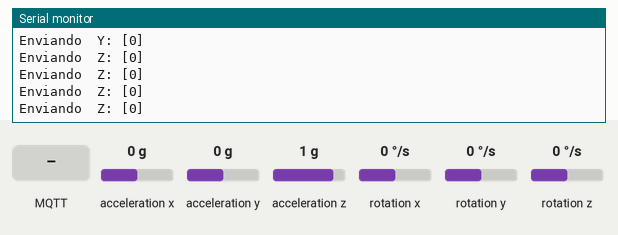
A program run on a simulated ESP32. Parts: the last lines printed to the serial monitor. Wiring (inferred from the names in the program): MPU-6050 motion sensor at I2C address 0x68. The test bench sets the inputs (shaded band); at power-on: acceleration x 0 g, acceleration y 0 g, rotation x 0 °/s, acceleration z 1 g, rotation y 0 °/s, rotation z 0 °/s. WiFi joins after 1.5 s; servers stay silent unless stated; random numbers use the default seed unless the program sets one; no MQTT or app messages arrive unless stated.

Above: at 2.7 s.
2.8 s: MQTT message "1" arrives on the first subscribed topic
At 2.94 s:
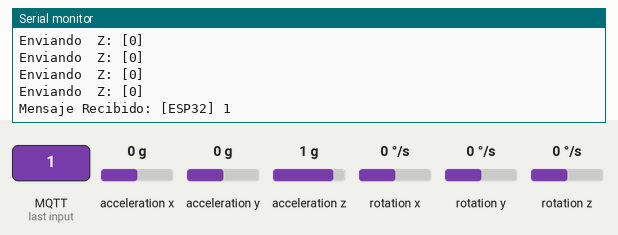
4.3 s: MQTT message "on" arrives on the first subscribed topic
5.8 s: MQTT message "off" arrives on the first subscribed topic
At 5.94 s:
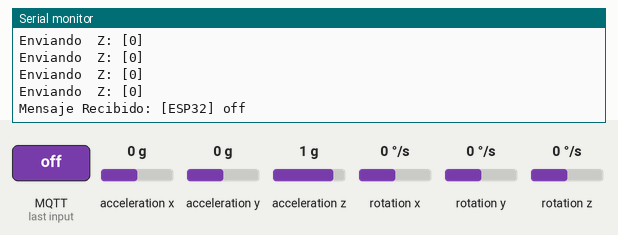
7.3 s: acceleration x set to -1.4 g
At 7.34 s:
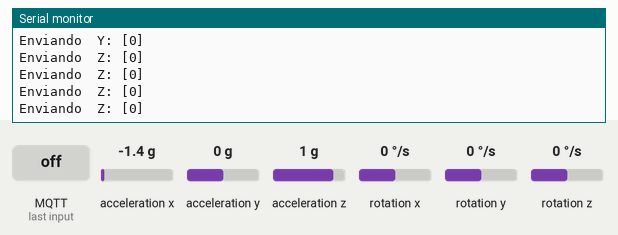
8.8 s: acceleration y set to -1.4 g
10.3 s: rotation x set to -192 °/s
At 10.55 s:
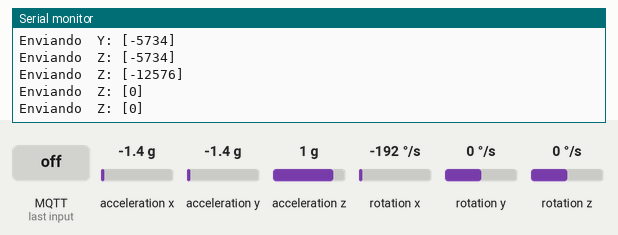
Timing chart, 0 to 12.8 s (numbered marks = the images above; inputs shaded):
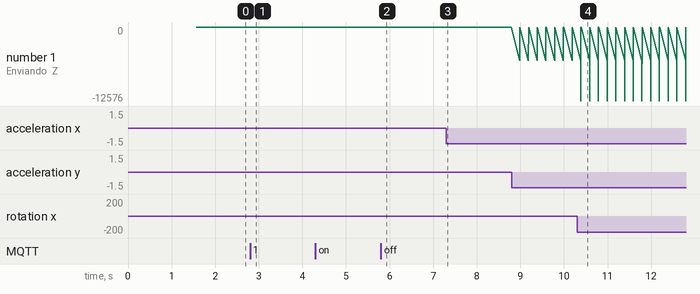

Measured:
- after the input at 2.8 s, the serial monitor: prints a new line at once (image 1)
- after the input at 5.8 s, the serial monitor: prints a new line at once (image 2)
- after the input at 10.3 s, the serial monitor: prints a new line after 0.09 s (image 4)

The program:

main.cpp
```cpp
#include <Arduino.h>
#include <WiFi.h>
#include <PubSubClient.h>
#include<Wire.h>

//**************************************
//*********** MQTT CONFIG **************
//**************************************
const char *mqtt_server = "35.247.218.237";
const int mqtt_port = 1883;
const char *mqtt_user = "admin";
const char *mqtt_pass = "public";
const char *root_topic_subscribe = "ESP32";
const char *Acelx = "IoT/ACX";
const char *Acely = "IoT/ACY";
const char *Acelz = "IoT/ACZ";
const char *Girox = "IoT/GYX";
const char *Giroy = "IoT/GYY";
const char *Giroz = "IoT/GYZ";


//**************************************
//*********** WIFICONFIG ***************
//**************************************
const char* ssid = "CasaNavarro";
const char* password =  "casanavarro1035";


//**************************************
//*********** GLOBALES   ***************
//**************************************
WiFiClient espClient;
PubSubClient client(espClient);
char msg[25];
long count=0;
unsigned long previousMillis = 0;

long tiempoActual=0 ;
long tiempoAnterior =0 ;
int intervalo = 2000;
char AcX_char[50];
char AcY_char[50];
char AcZ_char[50];
char GyX_char[50];
char GyY_char[50];
char GyZ_char[50];
char tiempo_char[50];

const int MPU_addr=0x68;  // I2C address of the MPU-6050
int16_t AcX,AcY,AcZ,GyX,GyY,GyZ;

char valueStr[15];
String strtemp = "";


//************************
//** F U N C I O N E S ***
//************************
void callback(char* topic, byte* payload, unsigned int length);
void reconnect();
void setup_wifi();
void init_MPU6050();

void setup() {

   //prepara GPI13 y 12 como salidas
  Serial.begin(115200);
  Wire.begin();
  Wire.setClock(100000);
  init_MPU6050();
  setup_wifi();
  client.setServer(mqtt_server, mqtt_port);
  client.setCallback(callback);

}

void loop() {

   Wire.beginTransmission(MPU_addr);
  Wire.write(0x3B);  // starting with register 0x3B (ACCEL_XOUT_H)
  Wire.endTransmission(false);
  Wire.requestFrom(MPU_addr,6,true);  // request a total of 6 registers
  AcX=Wire.read()<<8|Wire.read();  // 0x3B (ACCEL_XOUT_H) & 0x3C (ACCEL_XOUT_L)
  AcY=Wire.read()<<8|Wire.read();  // 0x3D (ACCEL_YOUT_H) & 0x3E (ACCEL_YOUT_L)
  AcZ=Wire.read()<<8|Wire.read();  // 0x3F (ACCEL_ZOUT_H) & 0x40 (ACCEL_ZOUT_L)

  Wire.beginTransmission(MPU_addr);
  Wire.write(0x43);  // starting with register  0x43 (GYRO_XOUT_H)
  Wire.endTransmission(false);
  Wire.requestFrom(MPU_addr,6,true);  // request a total of 6 registers
  GyX=Wire.read()<<8|Wire.read();  // 0x43 (GYRO_XOUT_H) & 0x44 (GYRO_XOUT_L)

  GyY=Wire.read()<<8|Wire.read();  // 0x45 (GYRO_YOUT_H) & 0x46 (GYRO_YOUT_L)
  GyZ=Wire.read()<<8|Wire.read();  // 0x47 (GYRO_ZOUT_H) & 0x48 (GYRO_ZOUT_L)


tiempoActual = millis();
  if ((tiempoActual - tiempoAnterior) >= intervalo){

    itoa( tiempoActual,tiempo_char,10);
    itoa( AcX,AcX_char,10);


tiempoAnterior = tiempoActual;
  }


  if (!client.connected()) {
		reconnect();
	}

  if (client.connected()){
    //String str = "La cuenta es -> " + String(count);
    //str.toCharArray(msg,25);
   // client.publish(root_topic_publish,msg);
    //count++;
   // delay(300);

	unsigned long currentMillis = millis();

  if (currentMillis - previousMillis >= 200) { //envia la temperatura cada 10 segundos
    previousMillis = currentMillis;

    strtemp.toCharArray(valueStr, 15);
    itoa( AcX,AcX_char,10);
    Serial.println("Enviando X: [" +  String(AcX) + "] " );
    client.publish(Acelx, AcX_char);

    strtemp.toCharArray(valueStr, 15);
    itoa( AcY,AcY_char,10);
    Serial.println("Enviando  Y: [" +  String(AcY) + "] " );
    client.publish(Acely, AcY_char);

    strtemp.toCharArray(valueStr, 15);
    itoa( AcZ,AcZ_char,10);
    Serial.println("Enviando  Z: [" +  String(AcY) + "] " );
    client.publish(Acelz, AcZ_char);

    strtemp.toCharArray(valueStr, 15);
    itoa( GyX,GyX_char,10);
    Serial.println("Enviando  Z: [" +  String(GyX) + "] " );
    client.publish(Girox, GyX_char);

    strtemp.toCharArray(valueStr, 15);
    itoa( GyY,GyY_char,10);
    Serial.println("Enviando  Z: [" +  String(GyY) + "] " );
    client.publish(Giroy, GyY_char);

    strtemp.toCharArray(valueStr, 15);
    itoa( GyZ,GyZ_char,10);
    Serial.println("Enviando  Z: [" +  String(GyZ) + "] " );
    client.publish(Giroz, GyZ_char);

  }

  }
  client.loop();
}

//*****************************
//***    CONEXION WIFI      ***
//*****************************
void setup_wifi(){
	delay(10);
	// Nos conectamos a nuestra red Wifi
	Serial.println();
	Serial.print("Conectando a ssid: ");
	Serial.println(ssid);

	WiFi.begin(ssid, password);

	while (WiFi.status() != WL_CONNECTED) {
		delay(500);
		Serial.print(".");
	}
	Serial.println("");
	Serial.println("Conectado a red WiFi!");
	Serial.println("Dirección IP: ");
	Serial.println(WiFi.localIP());
}
//*****************************
//***    CONEXION MQTT      ***
//*****************************

void reconnect() {

	while (!client.connected()) {
		Serial.print("Intentando conexión Mqtt...");
		// Creamos un cliente ID
		String clientId = "SofiESP32";
		clientId += String(random(0xffff), HEX);
		// Intentamos conectar
		if (client.connect(clientId.c_str(),mqtt_user,mqtt_pass)) {
			Serial.println("Conectado!");
			// Nos suscribimos
			if(client.subscribe(root_topic_subscribe)){
        Serial.println("Suscripcion ok");
      }else{
        Serial.println("fallo Suscripciión");
      }
		} else {
			Serial.print("falló :( con error -> ");
			Serial.print(client.state());
			Serial.println(" Intentamos de nuevo en 5 segundos");
			delay(5000);
		}
	}
}


//*****************************
//***       CALLBACK        ***
//*****************************

 void callback(char* topic, byte* payload, unsigned int length) {

  char PAYLOAD[5] = "    ";

  Serial.print("Mensaje Recibido: [");
  Serial.print(topic);
  Serial.print("] ");
  for (int i = 0; i < length; i++) {
    PAYLOAD[i] = (char)payload[i];
  }
  Serial.println(PAYLOAD);


}
void init_MPU6050(){
  //MPU6050 Initializing & Reset
  Wire.beginTransmission(MPU_addr);
  Wire.write(0x6B);  // PWR_MGMT_1 register
  Wire.write(0);     // set to zero (wakes up the MPU-6050)
  Wire.endTransmission(true);


//MPU6050 Accelerometer Configuration Setting
  Wire.beginTransmission(MPU_addr);
  Wire.write(0x1C);  // Accelerometer Configuration register
  //Wire.write(0x00);     // AFS_SEL=0, Full Scale Range = +/- 2 [g]
  //Wire.write(0x08);     // AFS_SEL=1, Full Scale Range = +/- 4 [g]
  Wire.write(0x10);     // AFS_SEL=2, Full Scale Range = +/- 8 [g]
  //Wire.write(0x18);     // AFS_SEL=3, Full Scale Range = +/- 10 [g]
  Wire.endTransmission(true);

//MPU6050 Gyroscope Configuration Setting
  Wire.beginTransmission(MPU_addr);
  Wire.write(0x1B);  // Gyroscope Configuration register
  //Wire.write(0x00);     // FS_SEL=0, Full Scale Range = +/- 250 [degree/sec]
  Wire.write(0x08);     // FS_SEL=1, Full Scale Range = +/- 500 [degree/sec]
  //Wire.write(0x10);     // FS_SEL=2, Full Scale Range = +/- 1000 [degree/sec]
  //Wire.write(0x18);     // FS_SEL=3, Full Scale Range = +/- 2000 [degree/sec]
  Wire.endTransmission(true);

  //MPU6050 Clock Type
  Wire.beginTransmission(MPU_addr);
  Wire.write(0x6B);  // PWR_MGMT_1 register
  Wire.write(0x03);     // Selection Clock 'PLL with Z axis gyroscope reference'
  Wire.endTransmission(true);


 //MPU6050 DLPF(Digital Low Pass Filter)
  Wire.beginTransmission(MPU_addr);
  Wire.write(0x1A);  // DLPF_CFG register
  //Wire.write(0x00);     // Accel BW 260Hz, Delay 0ms / Gyro BW 256Hz, Delay 0.98ms, Fs 8KHz
  //Wire.write(0x01);     // Accel BW 184Hz, Delay 2ms / Gyro BW 188Hz, Delay 1.9ms, Fs 1KHz
  //Wire.write(0x02);     // Accel BW 94Hz, Delay 3ms / Gyro BW 98Hz, Delay 2.8ms, Fs 1KHz
  //Wire.write(0x03);     // Accel BW 44Hz, Delay 4.9ms / Gyro BW 42Hz, Delay 4.8ms, Fs 1KHz
 //Wire.write(0x04);     // Accel BW 21Hz, Delay 8.5ms / Gyro BW 20Hz, Delay 8.3ms, Fs 1KHz
 //Wire.write(0x05);     // Accel BW 10Hz, Delay 13.8ms / Gyro BW 10Hz, Delay 13.4ms, Fs 1KHz
  Wire.write(0x06);     // Accel BW 5Hz, Delay 19ms / Gyro BW 5Hz, Delay 18.6ms, Fs 1KHz
  Wire.endTransmission(true);
}
```
